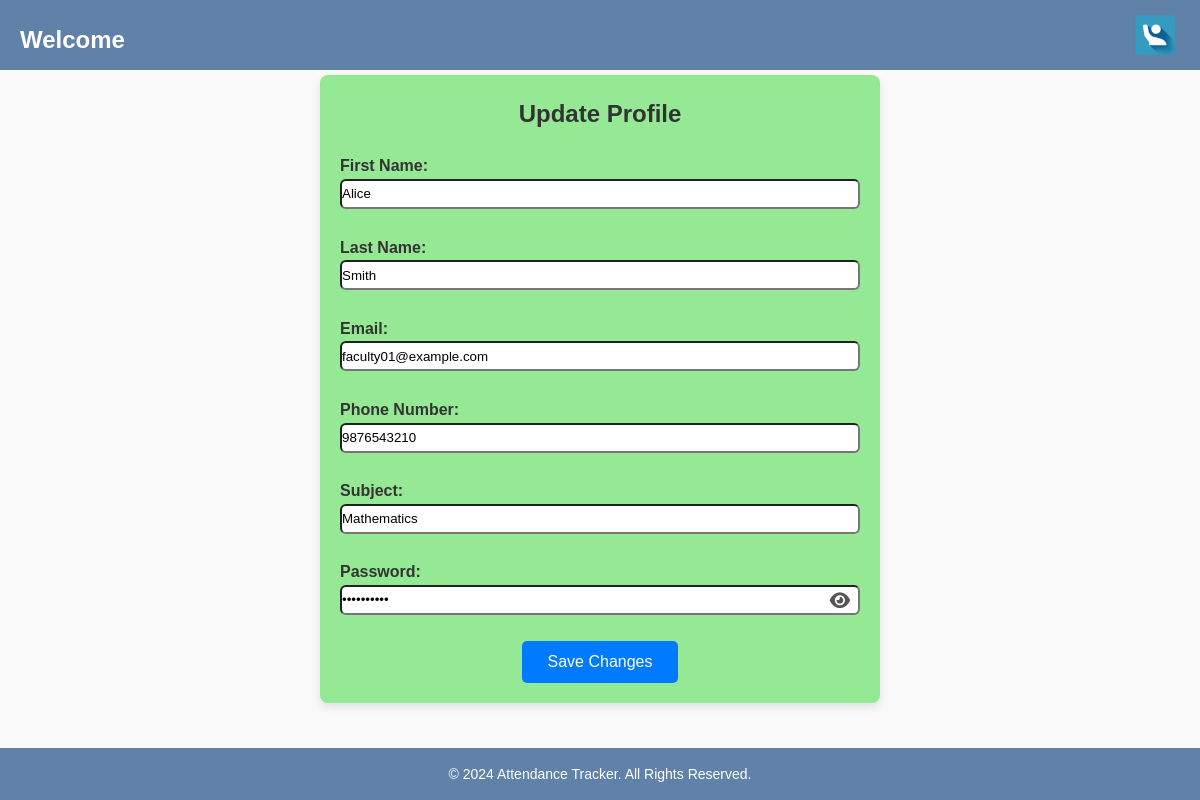
The app's page /update/faculty/profile/faculty01/ with its own data.
### backend/models.py (models this page shows, shortened)
class Faculty(models.Model):
    faculty_id = models.CharField(max_length=50, primary_key=True)
    firstname = models.CharField(max_length=100)
    lastname = models.CharField(max_length=100)
    email = models.EmailField(unique=True)
    password = models.CharField(max_length=255)
    phone_number = models.CharField(max_length=15, blank=True, null=True)
    subject = models.CharField(max_length=100)

### backend/views.py (the view, shortened to what this page needs)
# urls.py: path('update/faculty/profile/<str:faculty_id>/', views.update_faculty_profile, name='update_faculty_profile'),
def update_faculty_profile(request, faculty_id):
    faculty = get_object_or_404(Faculty, faculty_id=faculty_id)
    return render(request, 'backend/update_faculty_profile.html', {'faculty': faculty})

### backend/templates/backend/update_faculty_profile.html (shortened to what this page needs)
{% extends 'base.html' %}
{% block content %}
<link rel="stylesheet" href="https://cdnjs.cloudflare.com/ajax/libs/font-awesome/6.0.0-beta3/css/all.min.css">
<div class="profile-update-container">
    <h2>Update Profile</h2>
    <form method="POST">
        <label for="firstname">First Name:</label><br>
            <input type="text" name="firstname" id="firstname" value="{{ faculty.firstname }}" required><br><br>
            <label for="lastname">Last Name:</label><br>
            <input type="text" name="lastname" id="lastname" value="{{ faculty.lastname }}" required><br><br>
            <label for="email">Email:</label><br>
            <input type="email" name="email" id="email" value="{{ faculty.email }}" required><br><br>
            <label for="phone_number">Phone Number:</label><br>
            <input type="text" name="phone_number" id="phone_number" value="{{ faculty.phone_number }}"><br><br>
            <label for="subject">Subject:</label><br>
            <input type="text" name="subject" id="subject" value="{{ faculty.subject }}" required><br><br>
            <label for="password">Password:</label><br>
            <div style="position: relative;">
                <input type="password" id="password" name="password" value="{{ faculty.password }}" required>
                <button type="button" id="togglePassword" style="position: absolute; right: 10px; top: 50%; transform: translateY(-50%); background: none; border: none; cursor: pointer;">
                    <i id="passwordIcon" class="fa fa-eye"></i>
                </button>
            </div><br>
        <center><button type="submit" class="btn btn-primary">Save Changes</button></center>
    </form>
</div>
{% endblock %}

### backend/templates/base.html (style rules this page uses)
* { margin: 0; padding: 0; box-sizing: border-box; }
body { font-family: Arial, sans-serif; background-color: #f9f9f9; color: #333; line-height: 1.6; display: flex; flex-direction: column; min-height: 100vh; margin:0; }

### backend/templates/backend/update_faculty_profile.html (style rules this page uses)
.profile-update-container { width:50%; margin: 50px auto; padding: 20px; background-color: #f9f9f9; border-radius: 8px; box-shadow: 0 4px 8px rgba(0, 0, 0, 0.1); margin-top: -15px; background-color: rgb(149, 233, 149); }
h2 { text-align: center; margin-bottom: 20px; }
.btn { display: block; width: 30%; padding: 12px; font-size: 16px; background-color: #007bff; color: white; border-radius: 5px; border: none; text-align: center; transition: background-color 0.3s; }
label { font-weight: bolder; }
input { border-radius: 6px; width: 100%; height: 30px; }
#togglePassword { font-size: 18px; color: #555; }
#password { padding-right: 40px; }
#passwordIcon { display: block; font-size: 18px; }

### records on screen
Faculty: firstname "Alice", lastname "Smith", email "faculty01@example.com", phone_number "9876543210", subject "Mathematics"
